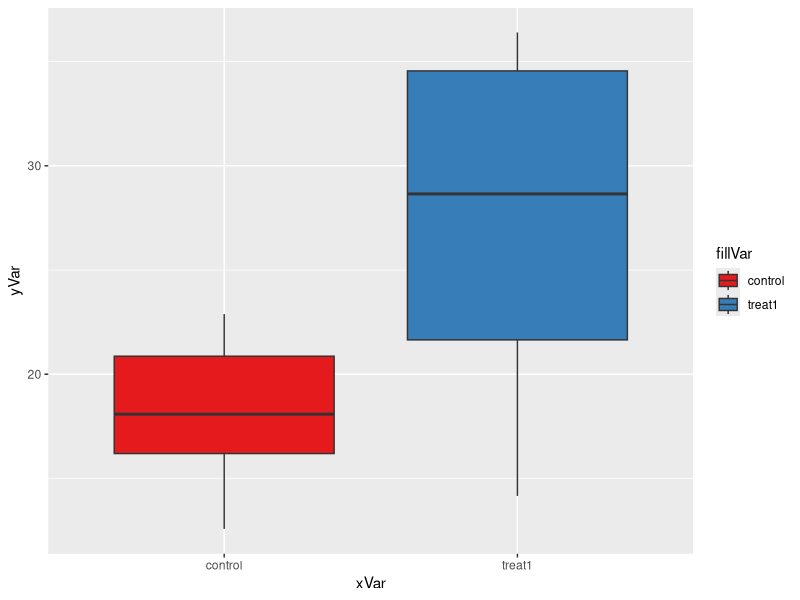

Write R code to recreate this figure.
## ---- chunk 1

# first, call the libraries I want to use for this assignment
library(ggplot2)
library(RColorBrewer)
library(reshape2)

# Next, create necessary variables
nGroup <- 2 # 2 dif treatment groups
nName <- c("Control", "Treat1") # name the treatments 
nSize <- c(6,6) # both are n = 6
nMean <- c(19, 27) # mean response in each group
nSD <- c(3,6) # variance in each group
ID <- 1:(sum(nSize)) # a collumn of unique IDs is good to have

# creating the data in a list 
resVar <- c(rnorm(n=nSize[1],mean=nMean[1],sd=nSD[1]),
            rnorm(n=nSize[2],mean=nMean[2],sd=nSD[2]))

# group name will repeat the same number of times as we set the size of each group aka 6 Controls and 6 Treat1 
TGroup <- rep(nName, nSize)

# creating the data frame 
ANOdata <- data.frame(ID,TGroup,resVar)
## ---- chunk 2
###############################################################
# FUNCTION: dataCreate
# creates: similates a data frame with means, sample size, and variances that I set 
# input: mean, n, and sd for 2 treatments 
# output: data frame with 3 columns labeled Treatment, respVar, and ID 
#--------------------------------------------------------------
dataCreate <- function(mean1=mean1,mean2=27,
                       n1=6,n2=6,
                       sd1=3,sd2=6){
  mydf <- data.frame(control=rnorm(mean=mean1,n=n1,sd=sd1),
                     treat1=rnorm(mean=mean2,n=n2,sd=sd2))
  myDF <- melt(mydf)
  myDF$ID <- seq.int(nrow(myDF))
  names(myDF) <- c("Treatment","respVar","ID")
  return(myDF)
}
###############################################################

# call on the function dataCreate I just made
ANOdf <- dataCreate(mean1=19)

## ---- chunk 3
###############################################################
# FUNCTION: analyzeANO
# calculates: ANOVA analysis 
# input: a data frame (default is ANOdf) 
# output: summary of the ANOVA analysis: Sum Sq, Sum Mean Sq, F value, and p value
#--------------------------------------------------------------
analyzeANO <- function(data = ANOdf){
  ANOanalysis <- aov(respVar~Treatment, data = data)
  summary(ANOanalysis)
}
##############################################################

# now calling my function
analyzeANO()

# testing the function using the code from class to see if it did what I wanted 
ANOmodel <- aov(respVar~Treatment, data=ANOdf)
summary(ANOmodel) 
## ---- chunk 4
# now writing a function to create a useful graph of the data 
# NOTE: I had to troubleshoot this a lot because at first I couldn't do the function without specifying that each variable after data=ANOdf was a column in the data frame ANOdf
# one way around this is how Lauren set up her functions which was to not name the columns in her first function and then for each sequential function the first time of code after setting up which dataframe to use was to name the columns
# I did it differently by naming the columns Treatment, respVar, and ID from the beginning function and there was no problem in the analyzeANO function because the only variable to call on was the data frame ANOdf, but I ran into issues with my plot function because xVar,yVar, and fillVar are at the beginning of the function and it didn't know that I wanted to use ANOdf yet. The simple workaround was to call each column for each variable with the '$"

###############################################################
# FUNCTION: ANOplot
# creates: box plot of the two treatments in ANOdf
# input: data frame, xVar, yVar, fillVar  
# output: ggplot box plot  
#--------------------------------------------------------------
ANOplot <- function(data=ANOdf, 
                    xVar=ANOdf$Treatment, 
                    yVar=ANOdf$respVar, 
                    fillVar=ANOdf$Treatment){
  ANObox <- ggplot(data=data, 
                   aes(x=xVar,y=yVar,fill=fillVar))+
    geom_boxplot()+
    scale_fill_brewer(palette="Set1")
    
  print(ANObox)
}
##########################################################
p1 <- ANOplot()

# test code while trying to write my function 
#ANOPlot <- ggplot(data=ANOdf, aes(x=Treatment,y=respVar,fill=Treatment))+
  #geom_boxplot()+
  #scale_fill_brewer(palette="Set1")
#ANOPlot
## ---- chunk 5
# trying multiple times with the original mean of 19 
ANOdf <- dataCreate(mean1=19)

# call the analyze function to run the ANOVA
analyzeANO()
# (1) 0.05 yes (2) 0.001 yes (3) 0.001, yes (4) 0.001, yes (5) 0, yes (6) 0.01, yes (7) 0.01, yes (8) 0.01, yes (9) 0.001, yes (10) 0, yes 

## ---- chunk 6
# let's try with a larger mean1 
ANOdf <- dataCreate(mean1=22)
# call the analyze function to run the ANOVA
analyzeANO()
# (1) p = 0.01, yes (2) no (3) no (4) no 
## ---- chunk 7
# even larger mean1
ANOdf <- dataCreate(mean1=24)
# call the analyze function to run the ANOVA
analyzeANO()
# not significant 
## ---- chunk 8
# mean1 that is 1 higher than original 
ANOdf <- dataCreate(mean1=20)
# call the analyze function to run the ANOVA
analyzeANO()
# (1) p = 0.001, yes (2) 0.01, yes (3) no (4) no (5) no (6) no (7) no (8) yes (9) yes (10) no
## ---- chunk 9
# let's try an n of 3 (because with phytoplankton growth experiemnts only triplicates are often used) 
ANOdf <- dataCreate(mean1=19, 
                    n1 = 3, 
                    n2 = 3)
# call the analyze function to run the ANOVA
analyzeANO()
# (1) 0.01, yes (2) no (3) 0.01, yes (4) 0.1, no (5) 0.01, yes (6) no (7) 0.001, yes (8) 0.001, yes (9) 0.05, yes (10) 0.001, yes
## ---- chunk 10
# what about if I increase the size of n by 1, so testing n = 4 for both groups? 
ANOdf <- dataCreate(mean1=19, 
                    n1 = 4, 
                    n2 = 4)
# call the analyze function to run the ANOVA
analyzeANO()
# (1) no (2) 0, yes (3) 0.001, yes (4) no (5) 0.01, yes (6) no (7) 0.05, yes (8) no (9) 0.01, yes (10) 0.001, yes 

